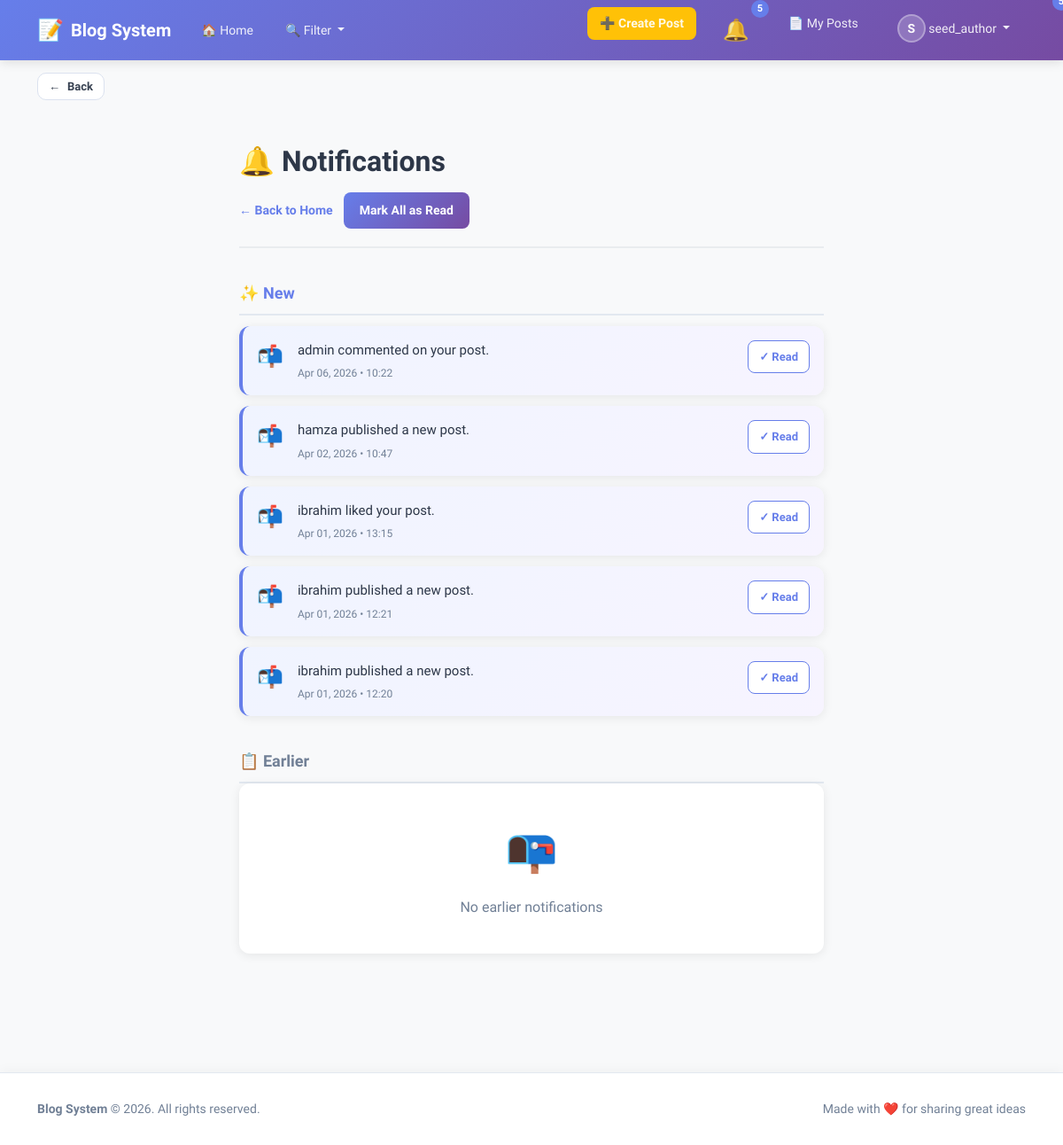
Page /notifications/ (signed in) on the committed database.
### blog/models.py (models this page shows, shortened)
class CustomUser(AbstractUser):
    email = models.EmailField(unique=True)

class Notification(models.Model):
    user = models.ForeignKey(settings.AUTH_USER_MODEL, on_delete=models.CASCADE)
    post = models.ForeignKey(Post, on_delete=models.CASCADE, related_name='notifications')
    message = models.TextField()
    is_read = models.BooleanField(default=False)
    created_at = models.DateTimeField(auto_now_add=True)
    sender = models.ForeignKey(CustomUser, on_delete=models.CASCADE, related_name='notifications_sent')

### blog/views.py (the view)
# urls.py: path('notifications/', notifications_list, name='notifications_list'),
@login_required
def notifications_list(request):
    new_notifications = Notification.objects.filter(user=request.user, is_read=False).order_by("-created_at")
    old_notifications = Notification.objects.filter(user=request.user, is_read=True).order_by("-created_at")
    return render(request, "notifications/list.html", {"new_notifications": new_notifications,"old_notifications": old_notifications,})

### blog/context_processors.py (called while the page is built)
def notifications_badge(request):
    if request.user.is_authenticated:
        unread_count = Notification.objects.filter(user=request.user, is_read=False).count()
    else:
        unread_count = 0
    return {"unread_notifications_count": unread_count}

def navbar_context(request):
    all_categories = Category.objects.all().order_by("name")
    selected_category_ids = []
    if request.GET:
        selected_category_ids = [int(id) for id in request.GET.getlist("categories") if id and id != "all"]
    return {
        "all_categories": all_categories,
        "selected_category_ids": selected_category_ids,
    }

### templates/notifications/list.html (shortened to what this page needs)
{% extends "base.html" %}
{% block content %}
<link rel="stylesheet" href="https://cdn.jsdelivr.net/npm/bootstrap@5.3.0/dist/css/bootstrap.min.css">
<div class="notifications-container">
    <div class="page-header">
        <h1>🔔 Notifications</h1>
        <div class="header-actions">
            <a href="{% url 'blog:home' %}" class="btn-back">← Back to Home</a>
            <form method="post" action="{% url 'blog:mark_all_read' %}" style="margin: 0;">
                <button type="submit" class="btn-mark-all">Mark All as Read</button>
            </form>
        </div>
    </div>
    <div class="section-divider">
        <h2 class="section-title new">
            <span>✨ New</span>
            {% if new_notifications %}
                <span class="notification-badge">{{ new_notifications|length }}</span>
            {% endif %}
        </h2>
        {% if new_notifications %}
            {% for n in new_notifications %}
                <div class="notification-item new">
                    <div class="notification-icon">📬</div>
                    <div class="notification-content">
                        <p class="notification-message">{{ n.message }}</p>
                        <div class="notification-time">{{ n.created_at|date:"M d, Y • H:i" }}</div>
                    </div>
                    <div class="notification-actions">
                        <form method="post" action="{% url 'blog:mark_read' n.id %}" style="margin: 0;">
                            <button type="submit" class="btn-mark-read">
                                ✓ Read
                            </button>
                        </form>
                    </div>
                </div>
            {% endfor %}
        {% else %}
            <div class="empty-state">
                <div class="empty-state-icon">📭</div>
                <p class="empty-state-text">No new notifications</p>
            </div>
        {% endif %}
    </div>
    <div class="section-divider">
        <h2 class="section-title old">
            <span>📋 Earlier</span>
        </h2>
        {% if old_notifications %}
            {% for n in old_notifications %}
                <div class="notification-item old">
                    <div class="notification-icon">📪</div>
                    <div class="notification-content">
                        <p class="notification-message">{{ n.message }}</p>
                        <div class="notification-time">{{ n.created_at|date:"M d, Y • H:i" }}</div>
                    </div>
                </div>
            {% endfor %}
        {% else %}
            <div class="empty-state">
                <div class="empty-state-icon">📭</div>
                <p class="empty-state-text">No earlier notifications</p>
            </div>
        {% endif %}
    </div>
</div>
{% endblock %}

### templates/includes/navbar.html (shortened to what this page needs)
<nav class="navbar navbar-expand-lg navbar-light">
    <div class="container">
        <a class="navbar-brand" href="{% url 'blog:home' %}">
            <span class="brand-icon">📝</span>
            <strong>Blog System</strong>
        </a>
        <div class="collapse navbar-collapse" id="navbarContent">
            <ul class="navbar-nav me-auto">
                <li class="nav-item">
                    <a class="nav-link" href="{% url 'blog:home' %}">
                        🏠 Home
                    </a>
                </li>
                <li class="nav-item dropdown">
                    <a class="nav-link dropdown-toggle filter-toggle" href="#" id="filterDropdown" role="button" data-bs-toggle="dropdown" aria-expanded="false">
                        🔍 Filter
                    </a>
                </li>
            </ul>
            <ul class="navbar-nav ms-auto">
                {% if user.is_authenticated %}
                    <li class="nav-item me-2">
                        <a class="nav-link btn-create-post" href="{% url 'blog:create_post' %}">
                            ➕ Create Post
                        </a>
                    </li>
                    <li class="nav-item me-2">
                        <a class="nav-link notifications-link" href="{% url 'blog:notifications_list' %}">
                            <span class="notification-icon">🔔</span>
                            <span class="notification-badge" id="notif-count">{{ unread_notifications_count }}</span>
                        </a>
                    </li>
                    <li class="nav-item me-2">
                        <a class="nav-link" href="{% url 'blog:my_posts' %}">
                            📄 My Posts
                        </a>
                    </li>
                    <li class="nav-item dropdown">
                        <a class="nav-link dropdown-toggle user-dropdown" href="#" id="userDropdown" role="button" data-bs-toggle="dropdown" aria-expanded="false">
                            <span class="user-avatar">{{ user.username|first|upper }}</span>
                            {{ user.username }}
                        </a>
                    </li>
                {% endif %}
            </ul>
        </div>
    </div>
</nav>

### templates/base.html (style rules this page uses)
:root { --primary-color: #667eea; --secondary-color: #764ba2; --light-bg: #f8f9fa; --card-shadow: 0 2px 12px rgba(0, 0, 0, 0.08); --hover-shadow: 0 8px 24px rgba(0, 0, 0, 0.12); }
* { font-family: 'Segoe UI', Tahoma, Geneva, Verdana, sans-serif; }
html, body { height: 100%; }
body { background-color: var(--light-bg); color: #2d3748; }

### templates/includes/navbar.html (style rules this page uses)
.navbar { background: linear-gradient(135deg, #667eea 0%, #764ba2 100%); box-shadow: 0 2px 12px rgba(0, 0, 0, 0.12); padding: 12px 0; }
.navbar-brand { font-size: 20px; font-weight: 700; color: white !important; display: flex; align-items: center; gap: 8px; transition: all 0.3s ease; }
.brand-icon { font-size: 24px; }
.navbar-nav .nav-link { color: rgba(255, 255, 255, 0.9) !important; font-weight: 500; font-size: 14px; transition: all 0.3s ease; padding: 8px 14px !important; border-radius: 8px; margin: 0 4px; }
.btn-create-post { background-color: #ffc107 !important; color: #2d3748 !important; font-weight: 600 !important; border-radius: 8px !important; padding: 10px 16px !important; transition: all 0.3s ease; }
.notifications-link { position: relative; display: flex; align-items: center; gap: 6px; }
.notification-icon { font-size: 18px; }
.notification-badge { display: inline-flex; align-items: center; justify-content: center; background-color: #ff6b6b; color: white; border-radius: 50%; width: 20px; height: 20px; font-size: 11px; font-weight: 700; position: absolute; top: -8px; right: -8px; }
.user-dropdown { display: flex; align-items: center; gap: 10px !important; }
.user-avatar { display: inline-flex; align-items: center; justify-content: center; width: 32px; height: 32px; background-color: rgba(255, 255, 255, 0.2); border-radius: 50%; font-weight: 700; font-size: 14px; color: white; border: 2px solid rgba(255, 255, 255, 0.3); }
.filter-toggle { position: relative; }
.filter-toggle::after { content: ''; display: inline-block; margin-left: 6px; vertical-align: 0.255em; border-top: 0.3em solid; border-right: 0.3em solid transparent; border-bottom: 0; border-left: 0.3em solid transparent; transition: transform 0.2s ease; }

### rows in the picture
CustomUser: username|first "S", username "seed_author"
Notification: message "admin commented on your post.", created_at "Apr 06, 2026 • 10:22"
Notification: message "hamza published a new post.", created_at "Apr 02, 2026 • 10:47"
Notification: message "ibrahim liked your post.", created_at "Apr 01, 2026 • 13:15"
Notification: message "ibrahim published a new post.", created_at "Apr 01, 2026 • 12:21"
Notification: message "ibrahim published a new post.", created_at "Apr 01, 2026 • 12:20"

### other values in the picture
{{ unread_notifications_count }} "5"
